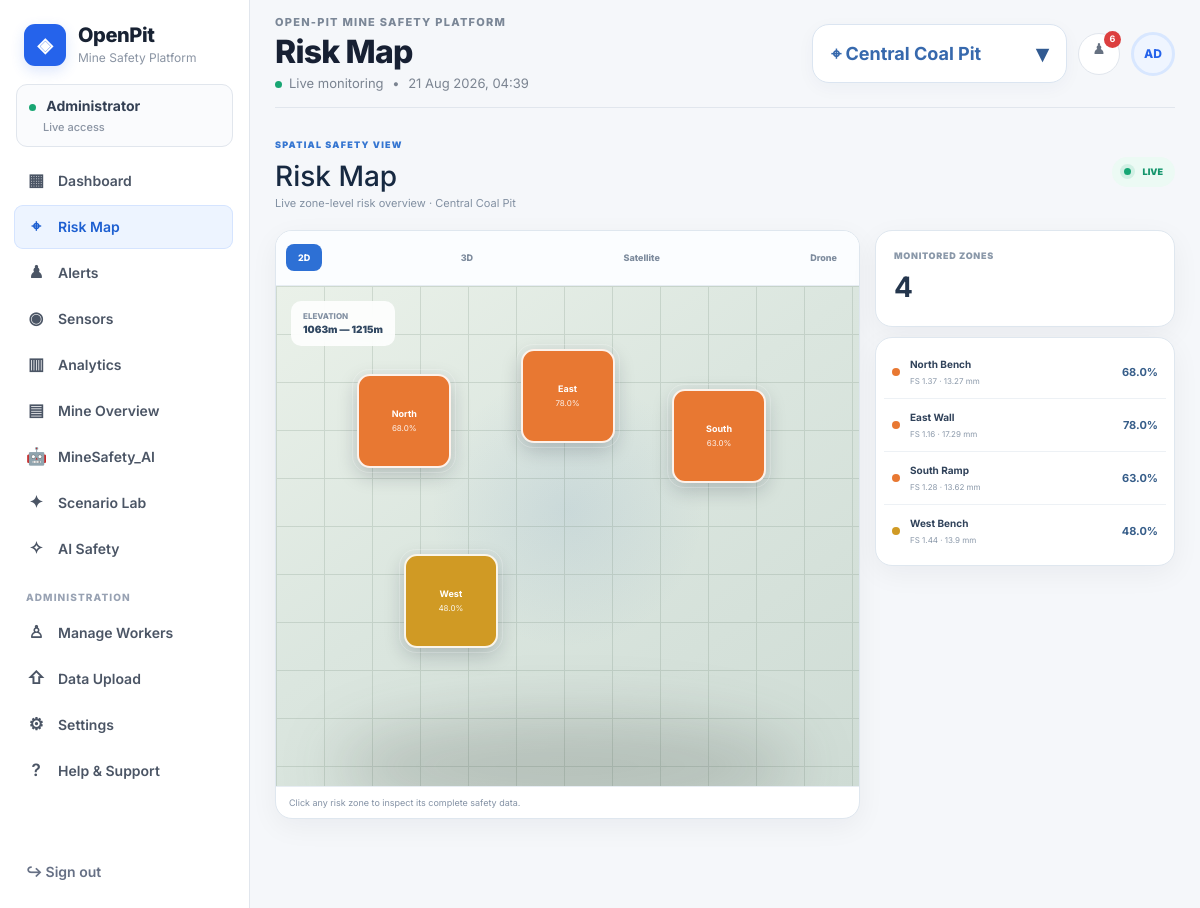
The page /risk-map (signed in) on the database its author committed.
### models.py (models this page shows)
class Mine(db.Model):
    id=db.Column(db.Integer,primary_key=True)
    name=db.Column(db.String(120),nullable=False)
    location=db.Column(db.String(200))
    status=db.Column(db.String(30),default='Operational')

class SensorReading(db.Model):
    id=db.Column(db.Integer,primary_key=True)
    timestamp=db.Column(db.DateTime,nullable=False)
    sensor_code=db.Column(db.String(30),db.ForeignKey('sensor.code'),nullable=True,index=True)
    zone=db.Column(db.String(100))
    fs=db.Column(db.Float,nullable=False)
    reinforcement=db.Column(db.Float,nullable=False)
    displacement_mm=db.Column(db.Float,default=0)
    rainfall_mm=db.Column(db.Float,default=0)
    slope_angle=db.Column(db.Float,default=55)
    risk_score=db.Column(db.Float,default=0)
    risk_level=db.Column(db.String(30),default='Low')
    mine_id=db.Column(db.Integer,db.ForeignKey('mine.id'))

### app.py (the view)
@app.route('/risk-map')
@login_required
def risk_map():
    mines = Mine.query.order_by(Mine.name).all()
    requested_id = request.args.get(
        'mine',
        type=int
    )
    selected_mine = None
    if requested_id:
        selected_mine = Mine.query.get(
            requested_id
        )
    if selected_mine is None:
        selected_mine = (
            Mine.query.filter_by(
                name='Central Coal Pit'
            ).first()
            or (
                mines[0]
                if mines
                else None
            )
        )
    zone_order = [
        'North Bench',
        'East Wall',
        'South Ramp',
        'West Bench'
    ]
    zone_latest = {}
    if selected_mine:
        readings = (
            SensorReading.query
            .filter(
                SensorReading.mine_id ==
                selected_mine.id
            )
            .order_by(
                SensorReading.timestamp.desc()
            )
            .all()
        )
        for reading in readings:
            if reading.zone not in zone_latest:
                zone_latest[
                    reading.zone
                ] = reading
    zones = [
        zone_latest.get(name)
        for name in zone_order
    ]
    zones = [
        z
        for z in zones
        if z is not None
    ]
    low_count = sum(
        1
        for z in zones
        if str(z.risk_level).lower() == 'low'
    )
    moderate_count = sum(
        1
        for z in zones
        if str(z.risk_level).lower()
        in ('moderate', 'medium')
    )
    high_count = sum(
        1
        for z in zones
        if str(z.risk_level).lower() == 'high'
    )
    critical_count = sum(
        1
        for z in zones
        if str(z.risk_level).lower() == 'critical'
    )
    avg_rainfall = (
        sum(z.rainfall_mm for z in zones)
        / len(zones)
        if zones else 0
    )
    avg_slope = (
        sum(z.slope_angle for z in zones)
        / len(zones)
        if zones else 0
    )
    avg_movement = (
        sum(z.displacement_mm for z in zones)
        / len(zones)
        if zones else 0
    )
    sensors_query = Sensor.query
    if selected_mine:
        sensors_query = sensors_query.filter(
            Sensor.mine_id ==
            selected_mine.id
        )
    sensor_count = sensors_query.count()
    return render_template(
        'risk_map.html',
        mines=mines,
        selected_mine=selected_mine,
        zones=zones,
        low_count=low_count,
        moderate_count=moderate_count,
        high_count=high_count,
        critical_count=critical_count,
        avg_rainfall=avg_rainfall,
        avg_slope=avg_slope,
        avg_movement=avg_movement,
        sensor_count=sensor_count
    )

### app.py (called while the page is built)
def login_required(view):
    @wraps(view)
    def wrapped(*args, **kwargs):
        if not session.get('role'):
            flash('Please choose Admin or Worker access first.', 'danger')
            return redirect(url_for('login'))
        return view(*args, **kwargs)
    return wrapped

### templates/risk_map.html (shortened to what this page needs)
{% extends 'base.html' %}
{% block heading %}Risk Map{% endblock %}
{% block content %}
<div class="rm-final">
    <div class="rm-header">
        <div>
            <span class="rm-kicker">SPATIAL SAFETY VIEW</span>
            <h1>Risk Map</h1>
            <p>
                Live zone-level risk overview
                {% if selected_mine %}
                · {{ selected_mine.name }}
                {% endif %}
            </p>
        </div>
        <div class="rm-live">
            <span></span> LIVE
        </div>
    </div>
    <div class="rm-layout">
        <section class="rm-map-card">
            <div class="rm-toolbar">
                <button class="rm-view active" data-view="2d">2D</button>
                <button class="rm-view" data-view="3d">3D</button>
                <button class="rm-view" data-view="satellite">Satellite</button>
                <button class="rm-view" data-view="drone">Drone</button>
            </div>
            <div class="rm-map" id="riskMap">
                <div class="rm-grid"></div>
                <div class="rm-elevation">
                    ELEVATION<br>
                    <b>1063m — 1215m</b>
                </div>
                {% set positions=[
                    (22,27),(50,22),(76,30),
                    (30,63),(58,57),(79,67),
                    (45,78),(18,75)
                ] %}
                {% for z in zones %}
                <button
                    type="button"
                    class="rm-zone {{ z.risk_level|lower }}"
                    style="
                        left:{{ positions[loop.index0 % positions|length][0] }}%;
                        top:{{ positions[loop.index0 % positions|length][1] }}%;
                    "
                    data-zone="{{ z.zone|e }}"
                    data-score="{{ z.risk_score|round(1) }}"
                    data-level="{{ z.risk_level|e }}"
                    data-fs="{{ z.factor_of_safety|default(z.fs, true)|round(3) }}"
                    data-displacement="{{ z.displacement_mm|round(2) }}"
                    data-reinforcement="{{ z.reinforcement|round(3) }}"
                    data-rainfall="{{ z.rainfall_mm|round(2) }}"
                    data-slope="{{ z.slope_angle|round(1) }}"
                    onclick="openRiskDetails(this)"
                    title="Click to view {{ z.zone }} risk details">
                    <span class="rm-pulse"></span>
                    <b>{{ z.zone.split(' ')[0] }}</b>
                    <small>{{ z.risk_score|round(0) }}%</small>
                </button>
                {% endfor %}
            </div>
            <div class="rm-hint">
                Click any risk zone to inspect its complete safety data.
            </div>
        </section>
        <aside class="rm-side">
            <div class="rm-summary">
                <span>MONITORED ZONES</span>
                <strong>{{ zones|list|length }}</strong>
            </div>
            <div class="rm-zone-list">
                {% for z in zones %}
                <button
                    type="button"
                    class="rm-zone-row"
                    onclick="openRiskDetailsById('{{ loop.index0 }}')">
                    <span class="rm-dot {{ z.risk_level|lower }}"></span>
                    <div>
                        <b>{{ z.zone }}</b>
                        <small>
                            FS {{ z.factor_of_safety|default(z.fs,true)|round(2) }}
                            · {{ z.displacement_mm|round(2) }} mm
                        </small>
                    </div>
                    <strong>
                        {{ z.risk_score|round(0) }}%
                    </strong>
                </button>
                {% endfor %}
            </div>
        </aside>
    </div>
</div>
{% endblock %}

### templates/base.html (shortened to what this page needs)
<!doctype html>
<html lang="en">
<head>
<link href="https://cdn.jsdelivr.net/npm/bootstrap@5.3.3/dist/css/bootstrap.min.css" rel="stylesheet">
<link rel="stylesheet" href="{{ url_for('static', filename='css/style.css') }}">
</head>
<body class="{% if current_role %}app-body{% else %}public-body{% endif %}">
{% if current_role %}
<div class="app-shell">
    <aside class="sidebar">
        <a class="brand" href="{{ url_for('dashboard') }}">
            <span class="brand-mark">◈</span>
            <span>
                <strong>OpenPit</strong>
                <small>Mine Safety Platform</small>
            </span>
        </a>
        <div class="role-badge">
            <span class="role-dot"></span>
            {{ 'Administrator' if current_role == 'admin' else 'Safety Worker' }}
            <small>Live access</small>
        </div>
        <nav class="side-nav">
            <a class="nav-item {% if request.endpoint == 'dashboard' %}active{% endif %}" href="{{ url_for('dashboard') }}"><span>▦</span>Dashboard</a>
            <a class="nav-item {% if request.endpoint == 'risk_map' %}active{% endif %}" href="{{ url_for('risk_map') }}"><span>⌖</span>Risk Map</a>
            <a class="nav-item {% if request.endpoint in ['alerts','close_alert'] %}active{% endif %}" href="{{ url_for('alerts') }}"><span>♟</span>Alerts</a>
            <a class="nav-item {% if request.endpoint == 'sensors' %}active{% endif %}" href="{{ url_for('sensors') }}"><span>◉</span>Sensors</a>
            <a class="nav-item {% if request.endpoint == 'analytics' %}active{% endif %}" href="{{ url_for('analytics') }}"><span>▥</span>Analytics</a>
            <a class="nav-item {% if request.endpoint == 'mine' %}active{% endif %}" href="{{ url_for('mine') }}"><span>▤</span>Mine Overview</a>
<a class="nav-item" href="http://127.0.0.1:5001/chatbot">
    <span>🤖</span>MineSafety_AI
</a>
<a class="nav-item {% if request.endpoint == 'scenario' %}active{% endif %}" href="{{ url_for('scenario') }}"><span>✦</span>Scenario Lab</a>
            <a class="nav-item {% if request.endpoint == 'ai' %}active{% endif %}" href="{{ url_for('ai') }}"><span>✧</span>AI Safety</a>
            {% if current_role == 'admin' %}
            <div class="nav-section">ADMINISTRATION</div>
            <a class="nav-item {% if request.endpoint == 'workers' %}active{% endif %}" href="{{ url_for('workers') }}"><span>♙</span>Manage Workers</a>
            <a class="nav-item {% if request.endpoint == 'upload' %}active{% endif %}" href="{{ url_for('upload') }}"><span>⇧</span>Data Upload</a>
            <a class="nav-item {% if request.endpoint == 'settings' %}active{% endif %}" href="{{ url_for('settings') }}"><span>⚙</span>Settings</a>
            {% endif %}
            <a class="nav-item {% if request.endpoint == 'help_page' %}active{% endif %}" href="{{ url_for('help_page') }}"><span>?</span>Help & Support</a>
        </nav>
        <a class="logout-link" href="{{ url_for('logout') }}">↪ Sign out</a>
    </aside>
    <main class="main-area">
        <header class="topbar">
            <div class="topbar-copy">
                <span class="eyebrow">OPEN-PIT MINE SAFETY PLATFORM</span>
                <h1>{% block heading %}Dashboard{% endblock %}</h1>
                <div class="live-line"><span class="live-dot"></span>Live monitoring <span>•</span> {{ now.strftime('%d %b %Y, %H:%M') }}</div>
            </div>
            <div class="top-actions">
                <div class="mine-select-wrap">
                    <button class="mine-select"
                            type="button"
                            id="mineSelectorButton"
                            aria-expanded="false">
                        <span>⌖ {{ header_mine.name if header_mine else 'No mine selected' }}</span>
                        <span class="mine-select-arrow">▾</span>
                    </button>
                </div>
                <a class="icon-btn"
                   href="{{ url_for('alerts') }}"
                   title="Alerts">
                    ♟<b>{{ open_alert_count }}</b>
                </a>
                <a class="avatar"
                   href="{{ url_for('settings') if current_role == 'admin' else url_for('help_page') }}">
                    {{ 'AD' if current_role == 'admin' else 'SW' }}
                </a>
            </div>
        </header>
        {% block content %}{% endblock %}
    </main>
</div>
{% endif %}
</body>
</html>

### rows shown on the page
Mine: name "Central Coal Pit"
SensorReading: zone "North", risk_score "68.0", zone "North Bench", factor_of_safety "1.37", displacement_mm "13.27"
SensorReading: zone "East", risk_score "78.0", zone "East Wall", factor_of_safety "1.16", displacement_mm "17.29"
SensorReading: zone "South", risk_score "63.0", zone "South Ramp", factor_of_safety "1.28", displacement_mm "13.62"
SensorReading: zone "West", risk_score "48.0", zone "West Bench", factor_of_safety "1.44", displacement_mm "13.9"

### other values the page prints
{{ 'Administrator' if current_role == 'admin' else 'Safety Worker' }} "Administrator"
{{ open_alert_count }} "6"
{{ 'AD' if current_role == 'admin' else 'SW' }} "AD"
{{ zones|list|length }} "4"
